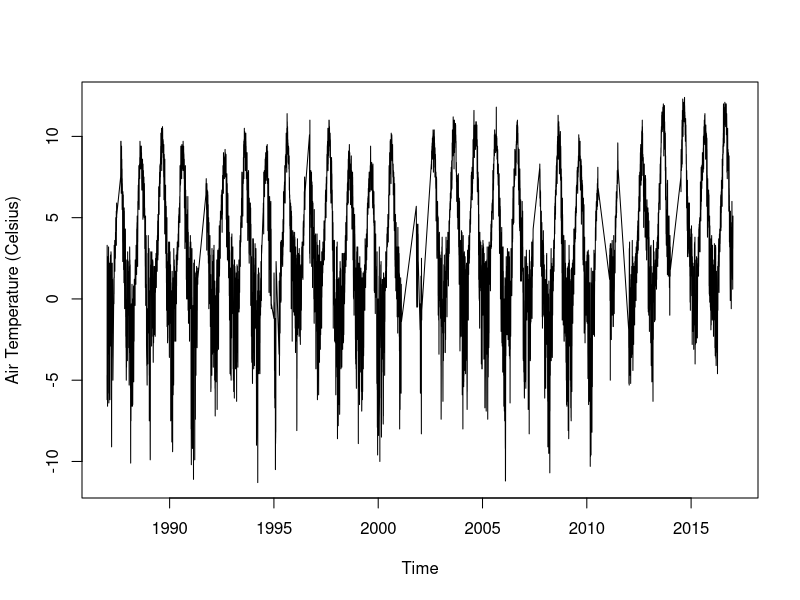
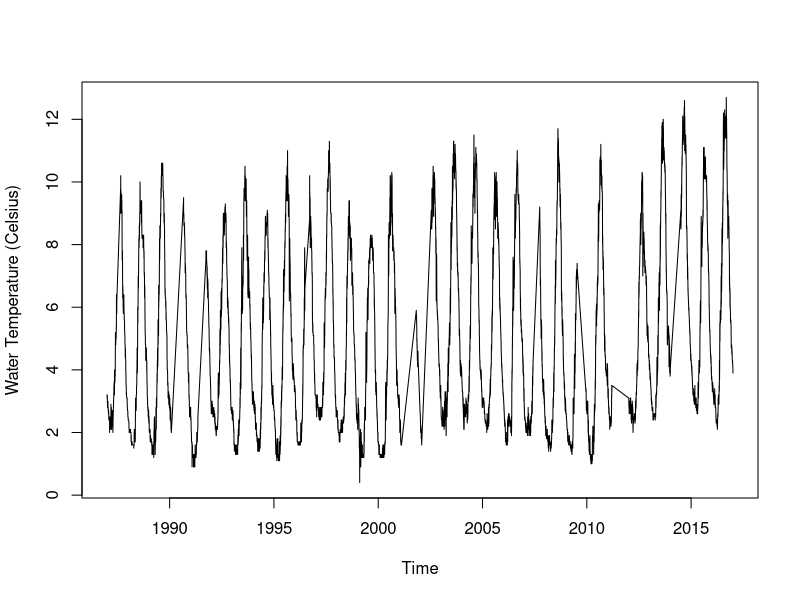

Write the R code that produced these figures, in order.
## ---- chunk 1
knitr::opts_chunk$set(echo = FALSE)
library(lubridate)
library(zoo)

NOAA <- read.csv("data.csv")
yrs <- 1987:2016

# Compute statistic tables
median <- aggregate(na.omit(NOAA$ATMP), list(year(NOAA$date[complete.cases(NOAA$ATMP)])), median)$x
median[length(median)+1] <- median(na.omit(NOAA$ATMP))
mean <- aggregate(na.omit(NOAA$ATMP), list(year(NOAA$date[complete.cases(NOAA$ATMP)])), mean)$x
mean[length(mean)+1] <- mean(na.omit(NOAA$ATMP))
std <- aggregate(na.omit(NOAA$ATMP), list(year(NOAA$date[complete.cases(NOAA$ATMP)])), sd)$x
std[length(std)+1] <- sd(na.omit(NOAA$ATMP))
min <- aggregate(na.omit(NOAA$ATMP), list(year(NOAA$date[complete.cases(NOAA$ATMP)])), min)$x
min[length(min)+1] <- min(na.omit(NOAA$ATMP))
max <- aggregate(na.omit(NOAA$ATMP), list(year(NOAA$date[complete.cases(NOAA$ATMP)])), max)$x
max[length(max)+1] <- max(na.omit(NOAA$ATMP))
  
air_stats <- data.frame(median, mean, std, min, max)
row.names(air_stats) <- c(yrs, 'Total')
  
median <- aggregate(na.omit(NOAA$WTMP), list(year(NOAA$date[complete.cases(NOAA$WTMP)])), median)$x
median[length(median)+1] <- median(na.omit(NOAA$WTMP))
mean <- aggregate(na.omit(NOAA$WTMP), list(year(NOAA$date[complete.cases(NOAA$WTMP)])), mean)$x
mean[length(mean)+1] <- mean(na.omit(NOAA$WTMP))
std <- aggregate(na.omit(NOAA$WTMP), list(year(NOAA$date[complete.cases(NOAA$WTMP)])), sd)$x
std[length(std)+1] <- sd(na.omit(NOAA$WTMP))
min <- aggregate(na.omit(NOAA$WTMP), list(year(NOAA$date[complete.cases(NOAA$WTMP)])), min)$x
min[length(min)+1] <- min(na.omit(NOAA$WTMP))
max <- aggregate(na.omit(NOAA$WTMP), list(year(NOAA$date[complete.cases(NOAA$WTMP)])), max)$x
max[length(max)+1] <- max(na.omit(NOAA$WTMP))
  
water_stats <- data.frame(median, mean, std, min, max)
row.names(water_stats) <- c(yrs, 'Total')
## ---- chunk 2
print(air_stats[1:15,])
## ---- chunk 3
print(air_stats[16:30,])
## ---- chunk 4
dataTimeSeries <- ts(na.approx(NOAA$ATMP), start = c(1987,1),frequency = 365.25)
plot(dataTimeSeries, xlab = "Time", ylab="Air Temperature (Celsius)")
## ---- chunk 5
print(water_stats[1:15,])
## ---- chunk 6
print(water_stats[16:30,])
## ---- chunk 7
dataTimeSeries <- ts(na.approx(NOAA$WTMP), start = c(1987,1), frequency=365.25)
    plot.ts(dataTimeSeries, xlab = "Time", ylab="Water Temperature (Celsius)")
## ---- chunk 8
correlation <- cor(NOAA$ATMP, NOAA$WTMP, use = "pairwise.complete.obs")
correlation
## ---- chunk 9
ttest_air <- t.test(NOAA$ATMP[year(NOAA$date) == 1988], NOAA$ATMP[year(NOAA$date) == 2016], paired=TRUE)

ttest_water <- t.test(NOAA$WTMP[year(NOAA$date) == 1988], NOAA$WTMP[year(NOAA$date) == 2016], paired=TRUE)
## ---- chunk 10
ttest_air$statistic
## ---- chunk 11
ttest_air$p.value
## ---- chunk 12
ttest_water$statistic
## ---- chunk 13
ttest_water$p.value
